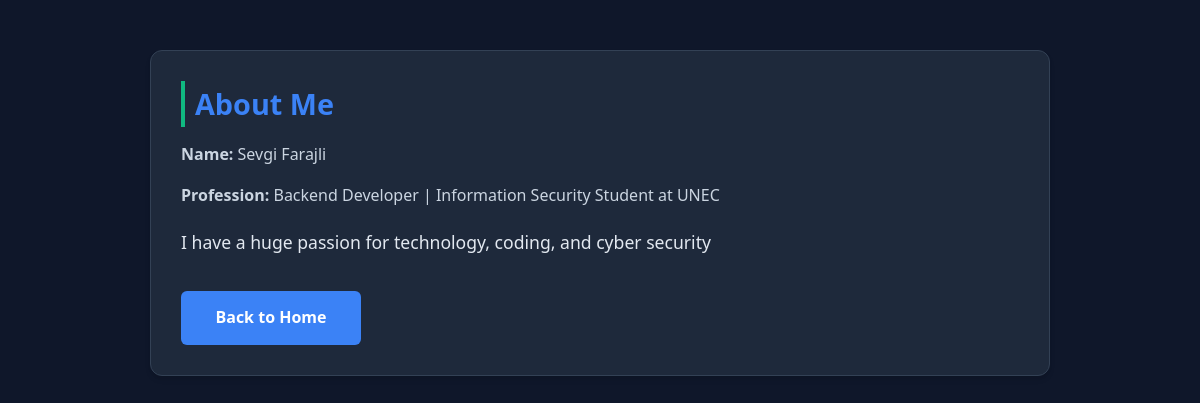
/about, run on the app's committed database.
### tables this page shows
CREATE TABLE profile (
            id INTEGER PRIMARY KEY AUTOINCREMENT,
            name TEXT NOT NULL,
            profession TEXT NOT NULL,
            about TEXT NOT NULL
        );

### app.py (the view)
@app.route("/about")
def about():
    conn = get_db_connection()
    profile = conn.execute("SELECT * FROM profile LIMIT 1").fetchone()
    conn.close()
    return render_template("about.html", profile=profile)

### app.py (called while the page is built)
def get_db_connection():
    conn = sqlite3.connect(DB_NAME)
    conn.row_factory = sqlite3.Row
    return conn

### templates/about.html (shortened to what this page needs)
<!DOCTYPE html>
<html lang="en">
<head>
    <link rel="stylesheet" href="{{ url_for('static', filename='css/style.css') }}">
</head>
<body>
    <div class="container" style="margin-top: 50px;">
        <section class="card">
            <h2>About Me</h2>
            <p><strong>Name:</strong> {{ profile.name }}</p>
            <p><strong>Profession:</strong> {{ profile.profession }}</p>
            <p style="margin-top: 20px; font-size: 1.1rem; color: #e2e8f0;">{{ profile.about }}</p>
            <a href="/" class="submit-btn" style="display: inline-block; text-decoration: none; margin-top: 20px;">Back to Home</a>
        </section>
    </div>
</body>
</html>

### static/css/style.css (style rules this page uses)
* { margin: 0; padding: 0; box-sizing: border-box; }
body { background-color: #0f172a; color: #e2e8f0; font-family: 'Segoe UI', Tahoma, Geneva, Verdana, sans-serif; font-size: 16px; line-height: 1.6; }
.container { width: 90%; max-width: 900px; margin: 0 auto; }
.card { background-color: #1e293b; padding: 30px; margin-bottom: 30px; border-radius: 12px; border: 1px solid #334155; box-shadow: 0 4px 6px -1px rgba(0, 0, 0, 0.1), 0 2px 4px -1px rgba(0, 0, 0, 0.06); transition: transform 0.3s ease, box-shadow 0.3s ease; }
h2 { font-size: 1.8rem; color: #3b82f6; margin-bottom: 15px; border-left: 4px solid #10b981; padding-left: 10px; }
p { margin-bottom: 15px; color: #cbd5e1; }
.submit-btn { background-color: #3b82f6; color: #ffffff; border: none; padding: 14px; font-size: 1rem; font-weight: bold; border-radius: 6px; cursor: pointer; transition: background-color 0.2s, transform 0.1s; align-self: flex-start; width: 180px; text-align: center; }

### data on the page
profile: name "Sevgi Farajli", profession "Backend Developer | Information Security Student at UNEC", about "I have a huge passion for technology, coding, and cyber security"
